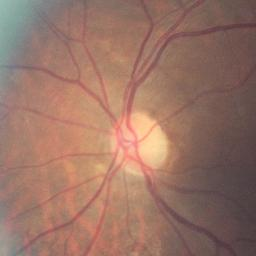
#> input picture images/Train image samples/sample/crop_256/10_left.jpeg, 256 x 256 px, found by its file name; its folder holds only this picture in this run
$ python 6_Denoise_and_CLAHE.py
#> lines starting #> are read from the running program, lines starting #| are printed output that depends on the picture
#!/usr/bin/env python3
# -*- coding: utf-8 -*-
"""
Created on Wed Jan  9 19:40:49 2019

@author: tirth
"""
import cv2
import os
import time
import numpy as np

#start the timer
start_time_first = time.time()

def create_directory(directory):
    if not os.path.exists(directory):
        os.makedirs(directory)

def denoise_and_CLAHE(path, new_path):

#> called with path = 'E:/Tirth/train/crop_256/crop_256/', new_path = 'E:/Tirth/train/denoise_256/'
    create_directory(new_path)
    dire = [l for l in os.listdir(path) if l != '.DS_Store'] #For MacUsers

    for item in dire:
        img = cv2.imread(path + item)
#> img is the input picture: shape (256, 256, 3); mean B, G, R 101.8, 115.9, 153.5

        #Denoise (https://docs.opencv.org/3.3.1/d5/d69/tutorial_py_non_local_means.html)
        img = cv2.fastNlMeansDenoisingColored(img, None, 1, 1, 7, 21)

        #CLAHE (Contrast Limited Adaptive Histogram Equalization)
        # https://docs.opencv.org/3.1.0/d5/daf/tutorial_py_histogram_equalization.html
        img_yuv = cv2.cvtColor(img, cv2.COLOR_BGR2YUV)
#> img_yuv: shape (256, 256, 3); mean of channels 0, 1, 2 125.2, 116.3, 152.5
        clahe = cv2.createCLAHE(clipLimit = 2.0, tileGridSize = (8, 8))
        img_yuv[:,:,0] = clahe.apply(img_yuv[:,:,0])
#> img_yuv: shape (256, 256, 3); mean of channels 0, 1, 2 131.4, 116.3, 152.5
        img = cv2.cvtColor(img_yuv, cv2.COLOR_YUV2BGR)
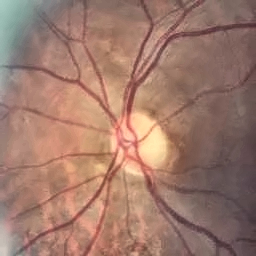
#> img: shape (256, 256, 3); mean B, G, R 107.7, 121.7, 159.1

        cv2.imwrite(str(new_path + item), img)

    # time elapsed
    print("--- %s seconds ---" % (time.time() - start_time_first))

#by doing this the code cannot be use as module
if __name__ == "__main__":
    print("Denoising And Adjusting Contrast.")
    denoise_and_CLAHE(path = 'E:/Tirth/train/crop_256/crop_256/',
                      new_path = 'E:/Tirth/train/denoise_256/')

$ run again, on images/Train image samples/sample/crop_256/15_left.jpeg
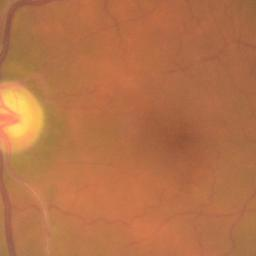
#> input picture images/Train image samples/sample/crop_256/15_left.jpeg, 256 x 256 px, found by its file name
#> in denoise_and_CLAHE, img is the input picture: shape (256, 256, 3); mean B, G, R 72.8, 114.2, 181
#> in denoise_and_CLAHE, `img = cv2.cvtColor(img_yuv, cv2.COLOR_YUV2BGR)`:
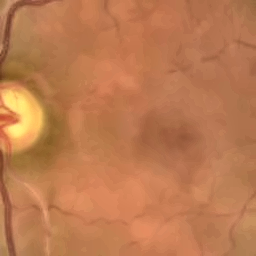
#> img: shape (256, 256, 3); mean B, G, R 80.2, 122.3, 188.7

$ run again, on images/Train image samples/sample/crop_256/15_right.jpeg
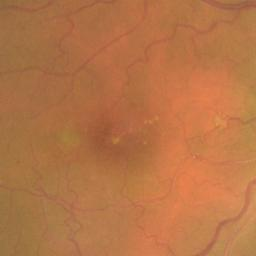
#> input picture images/Train image samples/sample/crop_256/15_right.jpeg, 256 x 256 px, found by its file name
#> in denoise_and_CLAHE, img is the input picture: shape (256, 256, 3); mean B, G, R 71.2, 116.3, 181.7
#> in denoise_and_CLAHE, `img = cv2.cvtColor(img_yuv, cv2.COLOR_YUV2BGR)`:
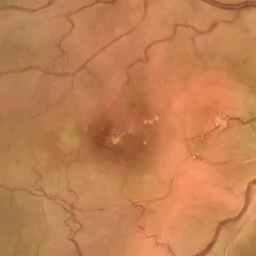
#> img: shape (256, 256, 3); mean B, G, R 81.7, 127.3, 192.5

$ run again, on images/Train image samples/sample/crop_256/16_left.jpeg
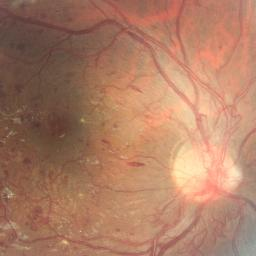
#> input picture images/Train image samples/sample/crop_256/16_left.jpeg, 256 x 256 px, found by its file name
#> in denoise_and_CLAHE, img is the input picture: shape (256, 256, 3); mean B, G, R 100.3, 125.1, 173.5
#> in denoise_and_CLAHE, `img = cv2.cvtColor(img_yuv, cv2.COLOR_YUV2BGR)`:
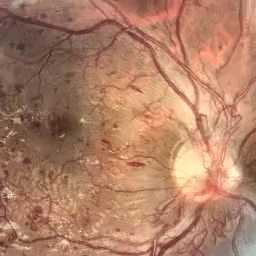
#> img: shape (256, 256, 3); mean B, G, R 102.1, 127.3, 175.3
